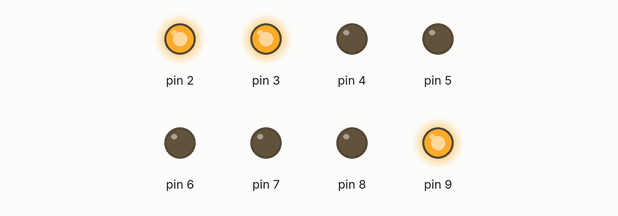
This sketch was run on a simulated Arduino Uno, built with avr-gcc and run on an emulated ATmega328P. Parts: output pins drawn as LEDs (lit = HIGH).

Above: at 36.2 s.
Timing chart, 0 to 36.5 s (numbered marks = the images above):
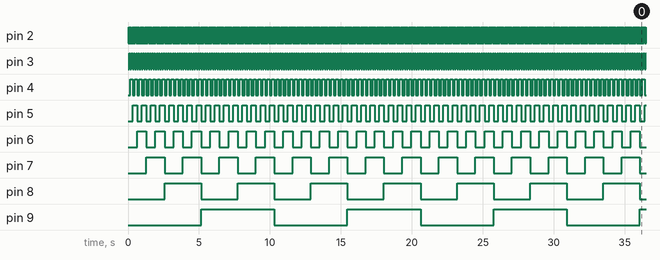

Measured:
- by itself, pin 2: alternates HIGH for 0.04 s and LOW for 0.04 s
- by itself, pin 3: alternates HIGH for 0.08 s and LOW for 0.08 s
- by itself, pin 4: alternates HIGH for 0.16 s and LOW for 0.16 s
- by itself, pin 5: alternates HIGH for 0.32 s and LOW for 0.32 s
- by itself, pin 6: alternates HIGH for 0.64 s and LOW for 0.64 s
- by itself, pin 7: alternates HIGH for 1.3 s and LOW for 1.3 s
- by itself, pin 8: alternates HIGH for 2.6 s and LOW for 2.6 s
- by itself, pin 9: alternates HIGH for 5.2 s and LOW for 5.2 s

The sketch:

sketch_dec01a.ino
```cpp
/*
    simple binary counter using 8 leds on digital pins 2 through 9
*/


int dlay = 10;
int first = 2;
int last = 9;
int total = last - first + 1;
int ctr = 0;
int on = HIGH;
int off = LOW;

void setup() {
  //Serial.begin(9600);
  for(int i = first; i <= last; i++) {
    pinMode(i, OUTPUT);
  }
}

void loop() {
  //Serial.println(ctr);
  for(int i = first; i <= last; i++) {
    int b = (ctr >> i) & 1;
    if(b == 1) {
      digitalWrite(i, on);
    } else {
      digitalWrite(i, off);
    }


  }
  ctr++;
  delay(dlay);
}
```
